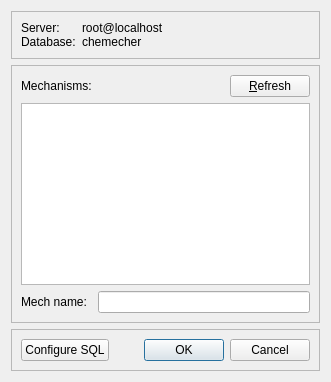
<?xml version="1.0" encoding="UTF-8"?>
<ui version="4.0">
 <class>mechdb</class>
 <widget class="QDialog" name="mechdb">
  <property name="geometry">
   <rect>
    <x>0</x>
    <y>0</y>
    <width>331</width>
    <height>382</height>
   </rect>
  </property>
  <property name="sizePolicy">
   <sizepolicy hsizetype="Fixed" vsizetype="Fixed">
    <horstretch>0</horstretch>
    <verstretch>0</verstretch>
   </sizepolicy>
  </property>
  <property name="minimumSize">
   <size>
    <width>331</width>
    <height>382</height>
   </size>
  </property>
  <property name="maximumSize">
   <size>
    <width>451</width>
    <height>382</height>
   </size>
  </property>
  <property name="windowTitle">
   <string>Dialog</string>
  </property>
  <property name="sizeGripEnabled">
   <bool>false</bool>
  </property>
  <layout class="QVBoxLayout" name="verticalLayout">
   <item>
    <widget class="QFrame" name="frame_2">
     <property name="frameShape">
      <enum>QFrame::StyledPanel</enum>
     </property>
     <property name="frameShadow">
      <enum>QFrame::Raised</enum>
     </property>
     <layout class="QFormLayout" name="formLayout_2">
      <property name="sizeConstraint">
       <enum>QLayout::SetNoConstraint</enum>
      </property>
      <property name="verticalSpacing">
       <number>0</number>
      </property>
      <item row="0" column="0">
       <widget class="QLabel" name="label_3">
        <property name="text">
         <string>Server:</string>
        </property>
       </widget>
      </item>
      <item row="0" column="1">
       <widget class="QLabel" name="lblInfo">
        <property name="text">
         <string>root@localhost</string>
        </property>
       </widget>
      </item>
      <item row="1" column="0">
       <widget class="QLabel" name="label_4">
        <property name="text">
         <string>Database:</string>
        </property>
       </widget>
      </item>
      <item row="1" column="1">
       <widget class="QLabel" name="label_5">
        <property name="text">
         <string>chemecher</string>
        </property>
       </widget>
      </item>
     </layout>
    </widget>
   </item>
   <item>
    <widget class="QFrame" name="frameMechs">
     <property name="enabled">
      <bool>true</bool>
     </property>
     <property name="frameShape">
      <enum>QFrame::StyledPanel</enum>
     </property>
     <property name="frameShadow">
      <enum>QFrame::Raised</enum>
     </property>
     <property name="lineWidth">
      <number>0</number>
     </property>
     <layout class="QGridLayout" name="gridLayout">
      <item row="0" column="0">
       <widget class="QLabel" name="infmech">
        <property name="text">
         <string>Mechanisms:</string>
        </property>
       </widget>
      </item>
      <item row="2" column="0" colspan="4">
       <widget class="QListWidget" name="mechlist">
        <property name="sortingEnabled">
         <bool>true</bool>
        </property>
       </widget>
      </item>
      <item row="3" column="0">
       <widget class="QLabel" name="infmechname">
        <property name="text">
         <string>Mech name:</string>
        </property>
       </widget>
      </item>
      <item row="3" column="1" colspan="3">
       <widget class="QLineEdit" name="mechname">
        <property name="readOnly">
         <bool>false</bool>
        </property>
       </widget>
      </item>
      <item row="0" column="1">
       <spacer name="horizontalSpacer">
        <property name="orientation">
         <enum>Qt::Horizontal</enum>
        </property>
        <property name="sizeHint" stdset="0">
         <size>
          <width>40</width>
          <height>20</height>
         </size>
        </property>
       </spacer>
      </item>
      <item row="0" column="2" colspan="2">
       <widget class="QPushButton" name="refresh">
        <property name="text">
         <string>&amp;Refresh</string>
        </property>
       </widget>
      </item>
     </layout>
    </widget>
   </item>
   <item>
    <widget class="QFrame" name="frame">
     <property name="frameShape">
      <enum>QFrame::StyledPanel</enum>
     </property>
     <property name="frameShadow">
      <enum>QFrame::Raised</enum>
     </property>
     <layout class="QHBoxLayout" name="horizontalLayout">
      <item>
       <widget class="QPushButton" name="configure">
        <property name="text">
         <string>Configure SQL</string>
        </property>
       </widget>
      </item>
      <item>
       <widget class="QDialogButtonBox" name="buttonBox">
        <property name="orientation">
         <enum>Qt::Horizontal</enum>
        </property>
        <property name="standardButtons">
         <set>QDialogButtonBox::Cancel|QDialogButtonBox::Ok</set>
        </property>
       </widget>
      </item>
     </layout>
    </widget>
   </item>
  </layout>
 </widget>
 <tabstops>
  <tabstop>mechname</tabstop>
  <tabstop>mechlist</tabstop>
  <tabstop>configure</tabstop>
  <tabstop>buttonBox</tabstop>
 </tabstops>
 <resources/>
 <connections>
  <connection>
   <sender>buttonBox</sender>
   <signal>accepted()</signal>
   <receiver>mechdb</receiver>
   <slot>accept()</slot>
   <hints>
    <hint type="sourcelabel">
     <x>311</x>
     <y>362</y>
    </hint>
    <hint type="destinationlabel">
     <x>157</x>
     <y>274</y>
    </hint>
   </hints>
  </connection>
  <connection>
   <sender>buttonBox</sender>
   <signal>rejected()</signal>
   <receiver>mechdb</receiver>
   <slot>reject()</slot>
   <hints>
    <hint type="sourcelabel">
     <x>311</x>
     <y>362</y>
    </hint>
    <hint type="destinationlabel">
     <x>286</x>
     <y>274</y>
    </hint>
   </hints>
  </connection>
  <connection>
   <sender>mechlist</sender>
   <signal>currentTextChanged(QString)</signal>
   <receiver>mechname</receiver>
   <slot>setText(QString)</slot>
   <hints>
    <hint type="sourcelabel">
     <x>172</x>
     <y>93</y>
    </hint>
    <hint type="destinationlabel">
     <x>304</x>
     <y>309</y>
    </hint>
   </hints>
  </connection>
  <connection>
   <sender>mechname</sender>
   <signal>returnPressed()</signal>
   <receiver>mechdb</receiver>
   <slot>accept()</slot>
   <hints>
    <hint type="sourcelabel">
     <x>311</x>
     <y>309</y>
    </hint>
    <hint type="destinationlabel">
     <x>0</x>
     <y>245</y>
    </hint>
   </hints>
  </connection>
 </connections>
</ui>
